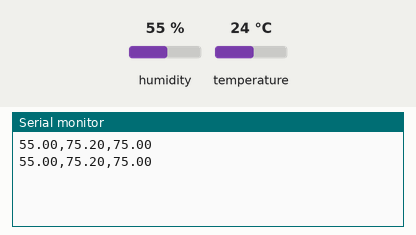
Recording of a sketch running on a simulated Arduino Uno, built with avr-gcc and run on an emulated ATmega328P. Parts: the last lines printed to the serial monitor. The test bench sets the inputs (shaded band); at power-on: humidity 55 %, temperature 24 °C.

Above: at 4.8 s.
4.9 s: humidity set to 22 %
At 7.3 s:
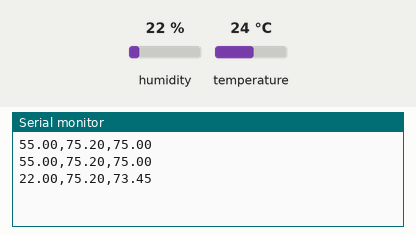
7.9 s: temperature set to 12 °C
At 8.6 s:
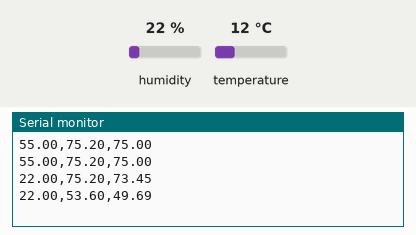
10.9 s: humidity set to 40 %
At 13.4 s:
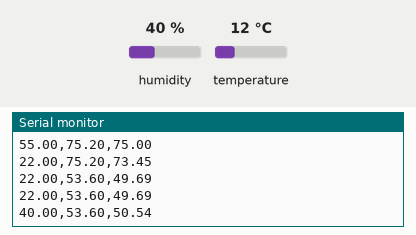
Timing chart, 0 to 14.9 s (numbered marks = the images above; inputs shaded):
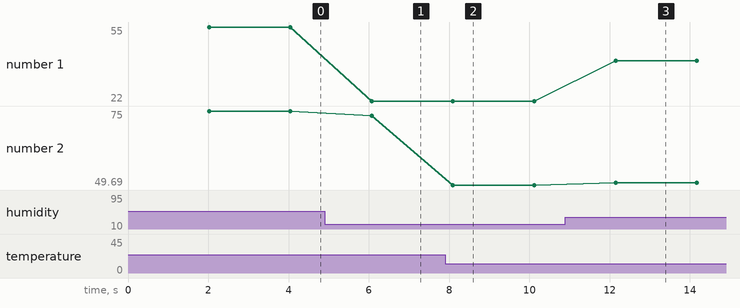

Measured:
- after the input at 4.9 s, the serial monitor: prints a new line after 1.2 s (image 1)
- after the input at 7.9 s, the serial monitor: prints a new line after 0.20 s (image 2)
- after the input at 10.9 s, the serial monitor: prints a new line after 1.2 s (image 3)
- plotted number 1: 55 → 22 after the input at 4.9 s, 22 → 40 after the input at 10.9 s
- plotted number 2: 75 → 73.45 after the input at 4.9 s, 73.45 → 49.69 after the input at 7.9 s, 49.69 → 50.54 after the input at 10.9 s

The sketch:

sensors.ino
```cpp
#include "DHT.h"

#define DHTPIN 4
#define DHTTYPE DHT11

DHT dht(DHTPIN, DHTTYPE);

void setup() {
  Serial.begin(9600);

  dht.begin();
}

void loop() {
  delay(2000);
  float h = dht.readHumidity();
  float t = dht.readTemperature(true);

  if (isnan(h) || isnan(t)) {
    Serial.println(F("Failed to read from DHT sensor!"));
    return;
  }

  float hif = dht.computeHeatIndex(t, h);

  Serial.print(h);
  Serial.print(",");
  Serial.print(t);
  Serial.print(",");
  Serial.println(hif);
}
```
